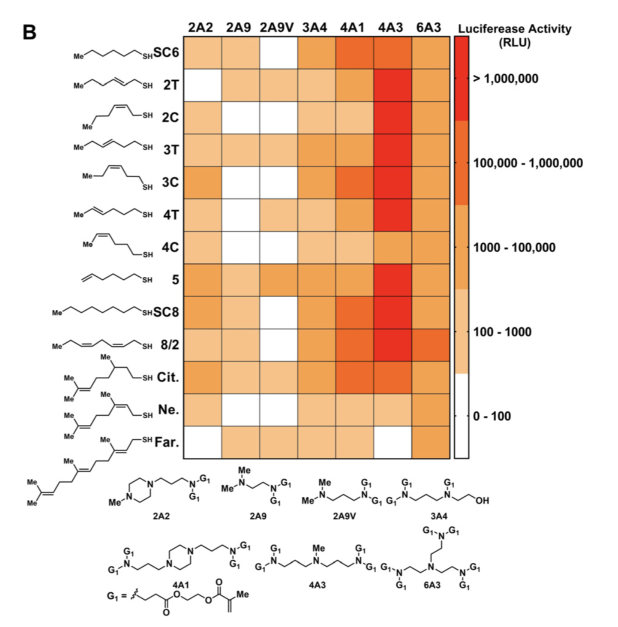
#> input picture chemprop-master/Data/Multitask_data/All_datasets/Lee_unsat_dendrimer/Raw_data/unsat_dendrimer_heatmap.png, 1236 x 1254 px (shown at 1/2 size)
$ python Extract_unsat_dendrimer_heatmap.py
#> lines starting #> are read from the running program, lines starting #| are printed output that depends on the picture
from PIL import Image
import numpy as np
import pandas as pd

header = 'unsat_dendrimer'
image = Image.open(header + '_heatmap.png')
#> image is the input picture: PIL image 1236x1254 RGBA; mean R, G, B, A 242.2, 221.5, 206.6, 255
pix = image.load()
# [18 lines of commented-out code are left out]

color_to_lum_dict = {}
color_to_lum_dict[255,255,255,255] = 0
color_to_lum_dict[245,194,137,255] = 1
color_to_lum_dict[241,163,84,255] = 2
color_to_lum_dict[237,107,45,255] = 3
color_to_lum_dict[234,50,35,255] = 4


# print(color_to_lum_dict[(251,5,10,255)])
# hmp_colors = [pix[key_x,y] for y in range(key_top, key_bot)]

def value_from_color(color, ctol_dict):
	min_dist = -1
	min_key = None
	for k in ctol_dict.keys():
		dist = np.linalg.norm(np.array(color[:3]) - np.array(k[:3]))
		if min_dist < -0.5 or dist<min_dist:
			min_key = k
			min_dist = dist
	return ctol_dict[min_key]


def get_matrix_data(start_pixel, length, height, values_wide, values_high):
	to_return = [[0 for v in range(values_wide)] for v in range(values_high)]
	end_pixel = [start_pixel[0]+length, start_pixel[1]+height]
	# print(end_pixel)
	width_per_point = float(end_pixel[0]-start_pixel[0])/values_wide
	height_per_point = float(end_pixel[1] - start_pixel[1])/values_high
	# print(width_per_point)
	# print(height_per_point)
	for down in range(values_high):
		for right in range(values_wide):
			color_x = start_pixel[0]+width_per_point*(right+0.5)
			color_y = start_pixel[1]+height_per_point*(down+0.5)
			# print(color_x,', ', color_y)
			color = pix[color_x, color_y]
			for i in range(-2,2):
				for j in range(-2,2):
					pix[color_x+i, color_y+j] = (0,0,0,255)
			to_return[down][right] = value_from_color(color, color_to_lum_dict)
	return to_return

# [4 lines of commented-out code are left out]
x_start = 370
x_end = 900
y_starts = [75]
y_ends = [918]
values_high = [13]


all_vals = []
for i in range(len(values_high)):
	all_vals = all_vals + get_matrix_data([x_start,y_starts[i]], x_end-x_start, y_ends[i]-y_starts[i], 7,values_high[i])

# vals = get_matrix_data([51,51],submatrix_length, submatrix_height,12,4)
image.save(header + '_heatmap_with_dots.png',format = 'png')
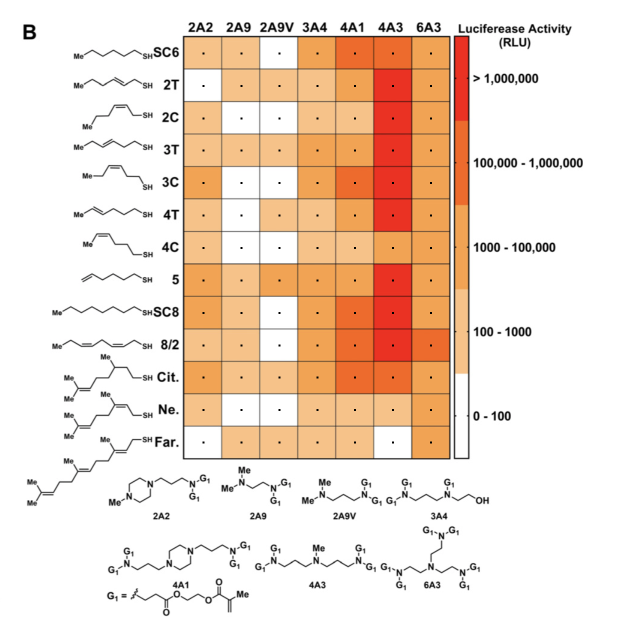
#> saved as unsat_dendrimer_heatmap_with_dots.png: PIL image 1236x1254 RGBA (shown at 1/2 size); mean R, G, B, A 241.9, 221.3, 206.5, 255
# [4 lines of commented-out code are left out]
df = pd.DataFrame(all_vals)
df.to_csv(header + '_lum_results.csv')
